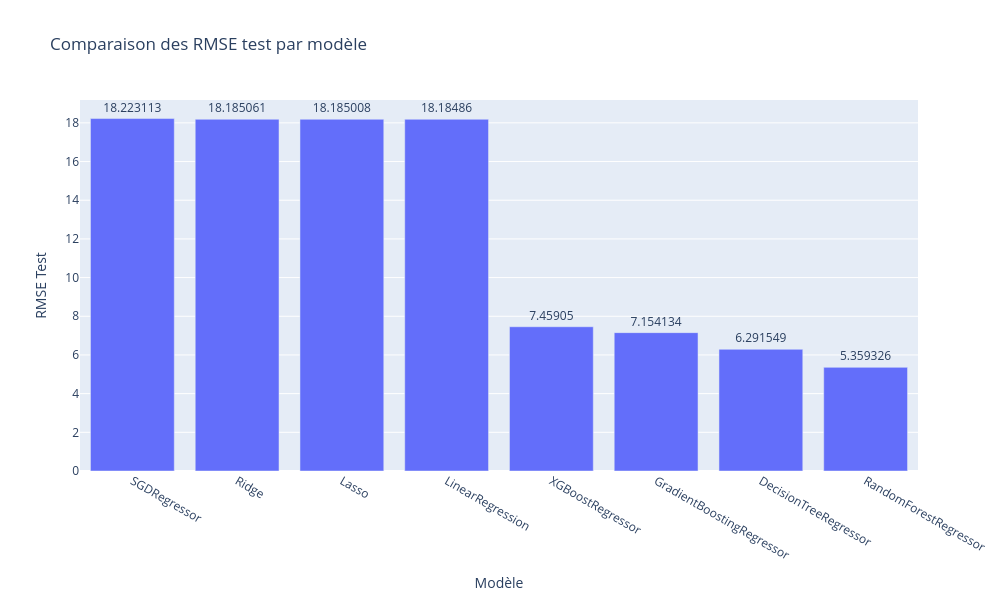

Notebook code for this chart:
### Code cell
resultats_concat_sorted = resultats_concat.sort_values(by='RMSE test', ascending=False)

fig = go.Figure()

fig.add_trace(go.Bar(
    x=resultats_concat_sorted['Modèle'],
    y=resultats_concat_sorted['RMSE test'],
    name='RMSE test',
    text=resultats_concat_sorted['RMSE test'].round(6),
    textposition='outside'
))

fig.update_layout(
    title='Comparaison des RMSE test par modèle',
    xaxis_title='Modèle',
    yaxis_title='RMSE Test',
    height=600,
    width=1000
)

fig.show()

### Figure 1 — Plotly figure (JSON) as saved in the notebook; plotly's stock layout.template omitted (floating-point values rounded to 4 significant figures)
{"data": [{"name": "RMSE test", "text": [18.22, 18.19, 18.19, 18.18, 7.459, 7.154, 6.292, 5.359], "textposition": "outside", "type": "bar", "x": ["SGDRegressor", "Ridge", "Lasso", "LinearRegression", "XGBoostRegressor", "GradientBoostingRegressor", "DecisionTreeRegressor", "RandomForestRegressor"], "y": [18.22, 18.19, 18.19, 18.18, 7.459, 7.154, 6.292, 5.359]}], "layout": {"height": 600, "title": {"text": "Comparaison des RMSE test par modèle"}, "width": 1000, "xaxis": {"title": {"text": "Modèle"}}, "yaxis": {"title": {"text": "RMSE Test"}}}}
